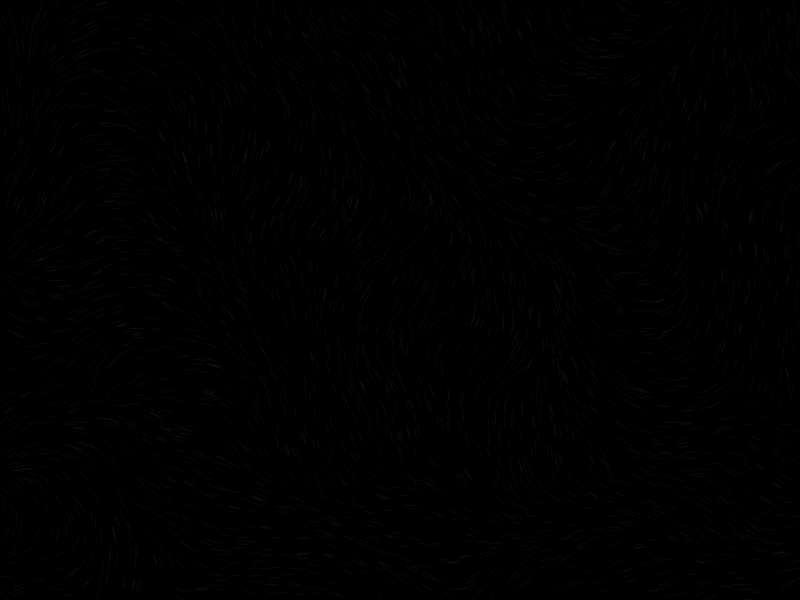
Frame 1 (no input)
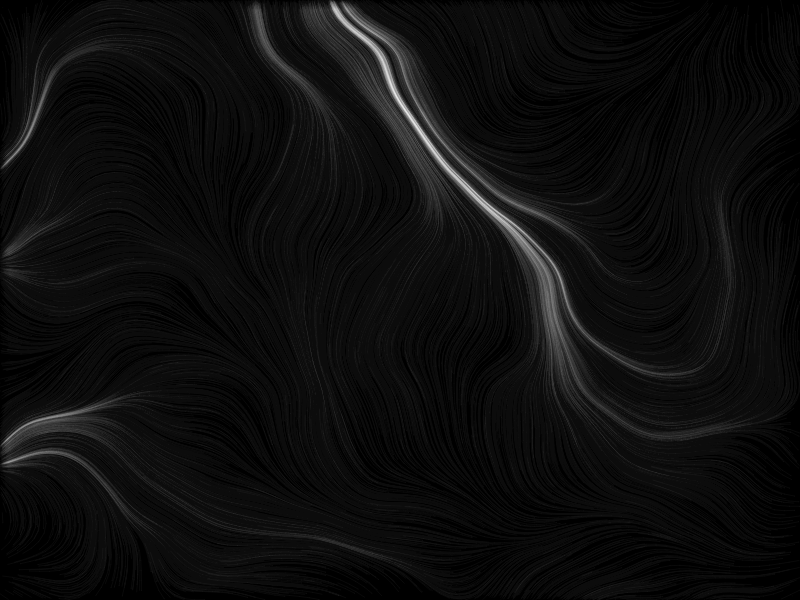
Frame 60 (no input)
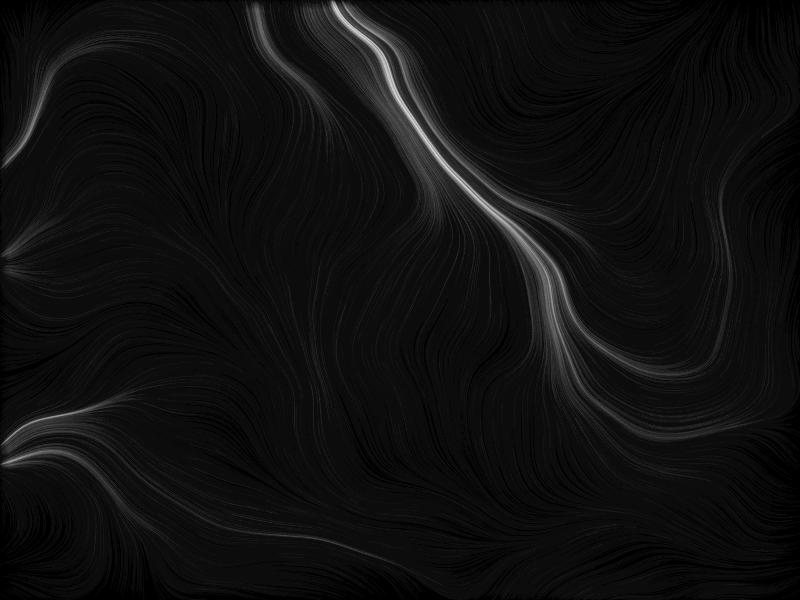
Frame 120 (the mouse pressed at the canvas centre since frame 60)

The p5.js sketch that drew these frames (run headless with seeded random() and noise() and a simulated clock; from frame 60 on, the mouse is pressed at the canvas centre):

// p5.js sketch
// ── sketch.js
'use strict';
var agents = [];
var agentCount = 3000;
var noiseScale = 300;
var noiseStrength = 10;
var overlayAlpha = 10;
var agentAlpha = 90;
var strokeWidth = 1;
var drawMode = 1;

function setup(){
  createCanvas(800,600);
  for (var i = 0; i < agentCount; i++) {
    agents[i] = new Agent();
  }
  background(0);
}

function draw(){
  fill(0, overlayAlpha);
  noStroke();
  rect(0, 0, width, height);

  // Draw agents
  stroke(0, agentAlpha);
  for (var i = 0; i < agentCount; i++) {
    agents[i].update(strokeWidth);
  }
}



function keyTyped() {

  if (key == ' ') {
    var newNoiseSeed = floor(random(10000));
    noiseSeed(newNoiseSeed);
  }

};


class Agent{

  constructor(){
    this.pos = createVector(random(width), random(height));
    this.posOld = this.pos.copy();
    this.stepSize = random(1, 5);
    this.isOutside = false;
    this.stepSize = 10;
    let noiseX = map(this.pos.x, 0, width, 0, 0.5);
    let noiseY = map(this.pos.y, 0, height, 0, 0.5);
    this.angle =noise(noiseX,noiseY) * this.stepSize;
  }

  update(){
   // console.log(this.angle,this.stepSize)
    this.posOld = this.pos.copy();
    let noiseX = map(this.pos.x, 0, width, 0, 2);
    let noiseY = map(this.pos.y, 0, height, 0, 2);
    this.angle = noise(noiseX,noiseY) * this.stepSize;
    this.pos.x += sin(this.angle)*this.stepSize;
    this.pos.y += cos(this.angle)*this.stepSize;
    this.isOutside = this.pos.x < 0 || this.pos.x > width || this.pos.y < 0 || this.pos.y > height;
    if (this.isOutside) {
      this.pos.set(random(width), random(height));
      this.posOld = this.pos.copy();
      //this.angle = 0;
    }
    strokeWeight(strokeWidth);
    stroke(255,10);
    line(this.posOld.x, this.posOld.y, this.pos.x, this.pos.y);
  
    this.isOutside = false;
    
  }

}
